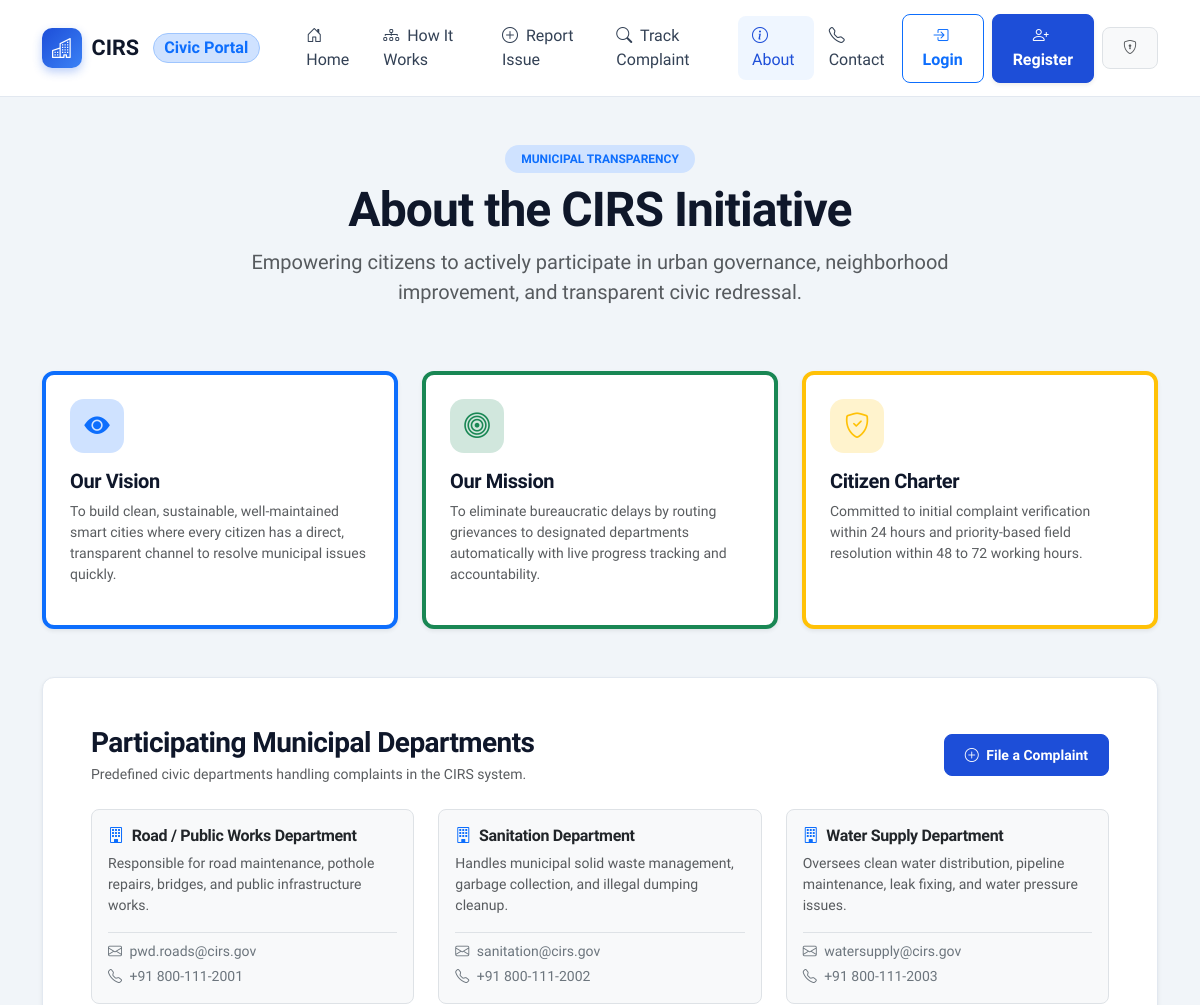
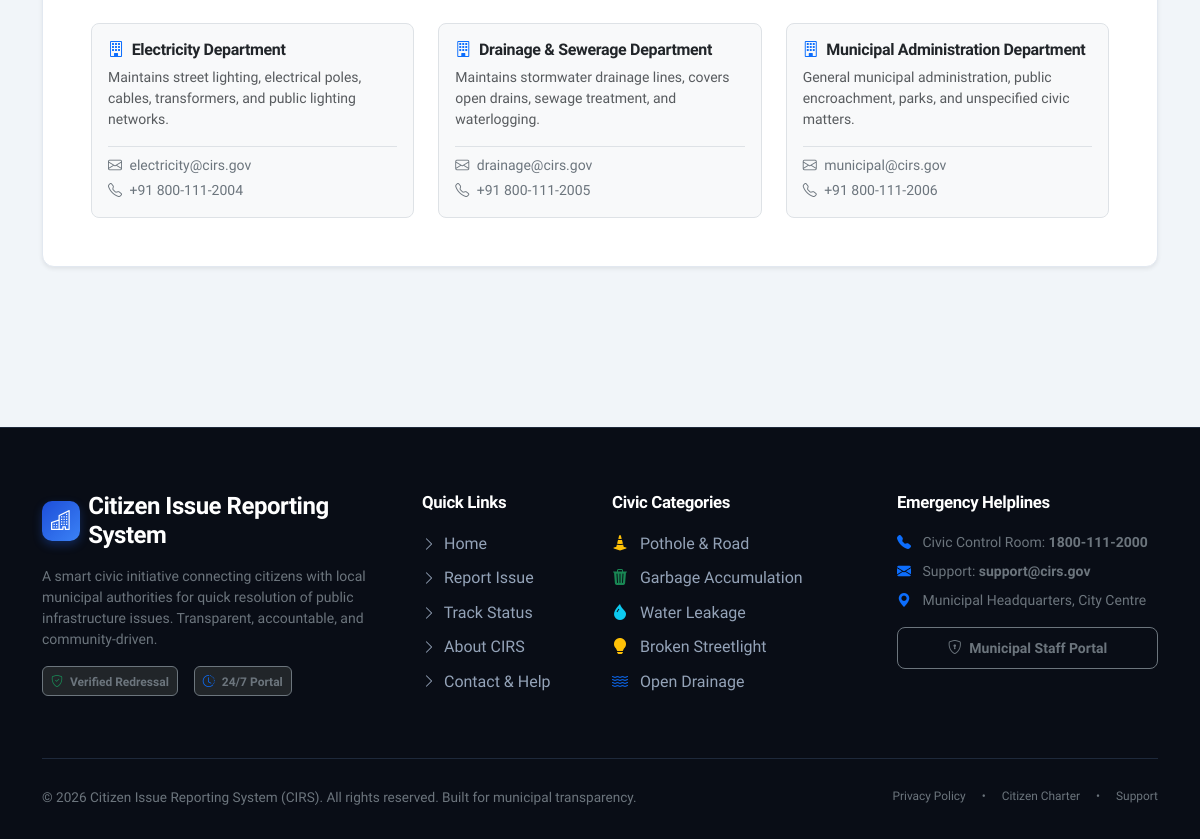
Page /about.php on the committed database (2 pictures, top to bottom).
### tables this page shows
CREATE TABLE IF NOT EXISTS `departments` (
  `id` INT AUTO_INCREMENT PRIMARY KEY,
  `department_name` VARCHAR(100) NOT NULL,
  `category_keyword` VARCHAR(50) NOT NULL,
  `description` TEXT,
  `contact_email` VARCHAR(100),
  `phone` VARCHAR(20),
  `created_at` TIMESTAMP DEFAULT CURRENT_TIMESTAMP
);

### includes/functions.php (called while the page is built, shortened)
<?php
function sanitize($data) {
    return htmlspecialchars(trim((string)$data), ENT_QUOTES, 'UTF-8');
}

### about.php (the view, shortened to what this page needs)
  <?php
require_once __DIR__ . '/config/database.php';
require_once __DIR__ . '/includes/functions.php';
$departments = [];
try {
    $stmt = $pdo->query("SELECT * FROM departments ORDER BY id ASC");
    $departments = $stmt->fetchAll();
} catch (Exception $e) {}
require_once __DIR__ . '/includes/header.php';
require_once __DIR__ . '/includes/navbar.php';
?>
<main class="py-5">
    <div class="container">
        <div class="row justify-content-center mb-5 text-center">
            <div class="col-lg-8">
                <span class="badge bg-primary-subtle text-primary px-3 py-2 rounded-pill fw-bold text-uppercase fs-7">Municipal Transparency</span>
                <h1 class="fw-bold mt-2 display-5">About the CIRS Initiative</h1>
                <p class="text-muted lead">Empowering citizens to actively participate in urban governance, neighborhood improvement, and transparent civic redressal.</p>
            </div>
        </div>
        <div class="row g-4 mb-5">
            <div class="col-md-4">
                <div class="cirs-card p-4 h-100 shadow-sm border-top border-4 border-primary">
                    <div class="kpi-icon bg-primary-subtle text-primary mb-3">
                        <i class="bi bi-eye-fill"></i>
                    </div>
                    <h5 class="fw-bold">Our Vision</h5>
                    <p class="text-muted small leading-relaxed">
                        To build clean, sustainable, well-maintained smart cities where every citizen has a direct, transparent channel to resolve municipal issues quickly.
                    </p>
                </div>
            </div>
            <div class="col-md-4">
                <div class="cirs-card p-4 h-100 shadow-sm border-top border-4 border-success">
                    <div class="kpi-icon bg-success-subtle text-success mb-3">
                        <i class="bi bi-bullseye"></i>
                    </div>
                    <h5 class="fw-bold">Our Mission</h5>
                    <p class="text-muted small leading-relaxed">
                        To eliminate bureaucratic delays by routing grievances to designated departments automatically with live progress tracking and accountability.
                    </p>
                </div>
            </div>
            <div class="col-md-4">
                <div class="cirs-card p-4 h-100 shadow-sm border-top border-4 border-warning">
                    <div class="kpi-icon bg-warning-subtle text-warning mb-3">
                        <i class="bi bi-shield-check"></i>
                    </div>
                    <h5 class="fw-bold">Citizen Charter</h5>
                    <p class="text-muted small leading-relaxed">
                        Committed to initial complaint verification within 24 hours and priority-based field resolution within 48 to 72 working hours.
                    </p>
                </div>
            </div>
        </div>
        <div class="cirs-card p-4 p-md-5 mb-5 shadow-sm">
            <div class="d-flex flex-column flex-md-row justify-content-between align-items-md-center mb-4 gap-2">
                <div>
                    <h3 class="fw-bold mb-1">Participating Municipal Departments</h3>
                    <p class="text-muted small mb-0">Predefined civic departments handling complaints in the CIRS system.</p>
                </div>
                <a href="<?= BASE_URL ?>/citizen/file_complaint.php" class="btn btn-primary btn-sm">
                    <i class="bi bi-plus-circle me-1"></i> File a Complaint
                </a>
            </div>
            <div class="row g-4">
                <?php foreach ($departments as $dept): ?>
                    <div class="col-md-6 col-lg-4">
                        <div class="p-3 rounded-3 border bg-light h-100">
                            <h6 class="fw-bold text-dark mb-2"><i class="bi bi-building text-primary me-2"></i><?= sanitize($dept['department_name']) ?></h6>
                            <p class="text-muted small mb-3"><?= sanitize($dept['description']) ?></p>
                            <div class="small text-secondary pt-2 border-top">
                                <div class="mb-1"><i class="bi bi-envelope me-1"></i> <?= sanitize($dept['contact_email'] ?? 'dept@cirs.gov') ?></div>
                                <div><i class="bi bi-telephone me-1"></i> <?= sanitize($dept['phone'] ?? '1800-111-2000') ?></div>
                            </div>
                        </div>
                    </div>
                <?php endforeach; ?>
            </div>
        </div>
    </div>
</main>
<?php require_once __DIR__ . '/includes/footer.php'; ?>

### rows in the picture
departments: department_name "Road / Public Works Department", description "Responsible for road maintenance, pothole repairs, bridges, and public infrastructure works.", contact_email "pwd.roads@cirs.gov", phone "+91 800-111-2001"
departments: department_name "Sanitation Department", description "Handles municipal solid waste management, garbage collection, and illegal dumping cleanup.", contact_email "sanitation@cirs.gov", phone "+91 800-111-2002"
departments: department_name "Water Supply Department", description "Oversees clean water distribution, pipeline maintenance, leak fixing, and water pressure issues.", contact_email "watersupply@cirs.gov", phone "+91 800-111-2003"
departments: department_name "Electricity Department", description "Maintains street lighting, electrical poles, cables, transformers, and public lighting networks.", contact_email "electricity@cirs.gov", phone "+91 800-111-2004"
departments: department_name "Drainage & Sewerage Department", description "Maintains stormwater drainage lines, covers open drains, sewage treatment, and waterlogging.", contact_email "drainage@cirs.gov", phone "+91 800-111-2005"
departments: department_name "Municipal Administration Department", description "General municipal administration, public encroachment, parks, and unspecified civic matters.", contact_email "municipal@cirs.gov", phone "+91 800-111-2006"

### other values in the picture
APP_SHORT_NAME "CIRS"
APP_NAME "Citizen Issue Reporting System"
APP_YEAR "2026"
